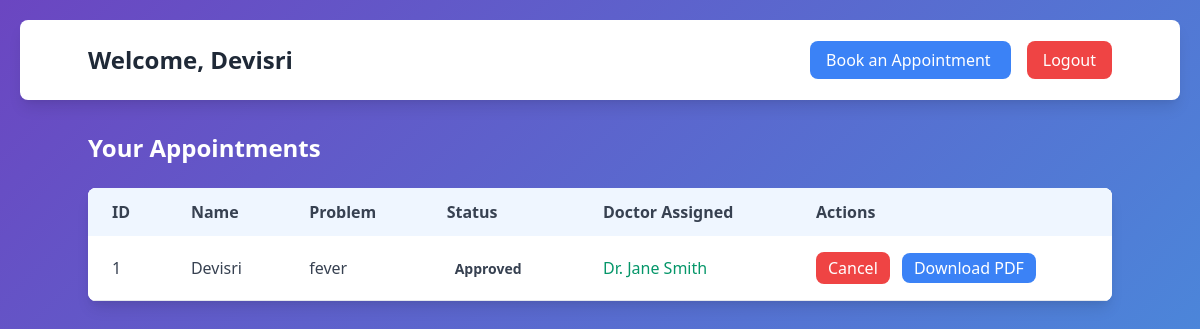
The page /dashboard (signed in) on the database its author committed.
### Appoinment/app.py (models this page shows)
class User(db.Model, UserMixin):
    id = db.Column(db.Integer, primary_key=True)
    name = db.Column(db.String(100))
    email = db.Column(db.String(100), unique=True)
    password = db.Column(db.String(100))
    age = db.Column(db.Integer)
    location = db.Column(db.String(100))

class Appointment(db.Model):
    id = db.Column(db.Integer, primary_key=True)
    user_id = db.Column(db.Integer, db.ForeignKey('user.id'))
    name = db.Column(db.String(100))
    age = db.Column(db.Integer)
    problem = db.Column(db.String(200))
    location = db.Column(db.String(100))
    history = db.Column(db.String(200))
    doctor_assigned = db.Column(db.String(100), default="Not Assigned")
    status = db.Column(db.String(50), default="Pending")
    date = db.Column(db.String(20), default=datetime.now().strftime("%Y-%m-%d"))

### Appoinment/app.py (the view)
@app.route('/dashboard')
@login_required
def dashboard():
    appointments = Appointment.query.filter_by(user_id=current_user.id).all()
    return render_template('dashboard.html', appointments=appointments)

### Appoinment/app.py (called while the page is built)
@login_manager.user_loader
def load_user(user_id):
    return User.query.get(int(user_id))

### Appoinment/templates/dashboard.html (shortened to what this page needs)
<!DOCTYPE html>
<html lang="en">
<head>
    <link href="https://cdn.jsdelivr.net/npm/tailwindcss@2.2.19/dist/tailwind.min.css" rel="stylesheet">
    <link rel="stylesheet" href="https://cdnjs.cloudflare.com/ajax/libs/animate.css/4.1.1/animate.min.css">
</head>
<body class="text-gray-800">
    <header class="bg-white p-6 rounded-lg shadow-lg mb-8 animate__animated animate__fadeIn">
        <div class="container mx-auto flex justify-between items-center">
            <h2 class="text-2xl font-bold">Welcome, {{ current_user.name }}</h2>
            <div class="space-x-4">
                <a href="/book" class="bg-blue-500 hover:bg-blue-600 text-white px-4 py-2 rounded-lg transition duration-300">
                    Book an Appointment
                </a>
                <a href="/logout" class="bg-red-500 hover:bg-red-600 text-white px-4 py-2 rounded-lg transition duration-300">
                    Logout
                </a>
            </div>
        </div>
    </header>
    <main class="container mx-auto">
        <h3 class="text-2xl font-bold text-white mb-6">Your Appointments</h3>
        <div class="overflow-x-auto bg-white rounded-lg shadow-lg">
            <table class="min-w-full bg-white">
                <thead class="bg-blue-50">
                    <tr>
                        <th class="py-3 px-6 text-left text-gray-700 font-bold">ID</th>
                        <th class="py-3 px-6 text-left text-gray-700 font-bold">Name</th>
                        <th class="py-3 px-6 text-left text-gray-700 font-bold">Problem</th>
                        <th class="py-3 px-6 text-left text-gray-700 font-bold">Status</th>
                        <th class="py-3 px-6 text-left text-gray-700 font-bold">Doctor Assigned</th>
                        <th class="py-3 px-6 text-left text-gray-700 font-bold">Actions</th>
                    </tr>
                </thead>
                <tbody>
                    {% for appointment in appointments %}
                    <tr class="appointment-row border-b border-gray-200 hover:bg-blue-50 transition duration-300">
                        <td class="py-4 px-6 text-gray-700">{{ appointment.id }}</td>
                        <td class="py-4 px-6 text-gray-700">{{ appointment.name }}</td>
                        <td class="py-4 px-6 text-gray-700">{{ appointment.problem }}</td>
                        <td class="py-4 px-6 text-gray-700">
                            <span class="px-2 py-1 rounded-full text-sm font-semibold
                                ">
                                {{ appointment.status }}
                            </span>
                        </td>
                        <td class="py-4 px-6 text-gray-700">
                            {% if appointment.doctor_assigned == "Not Assigned" %}
                            <span class="text-red-500">Not Assigned</span>
                            {% else %}
                            <span class="text-green-600">Dr. {{ appointment.doctor_assigned }}</span>
                            {% endif %}
                        </td>
                        <td class="py-4 px-6">
                            <form action="/cancel/{{ appointment.id }}" method="post" class="inline">
                                <button type="submit" onclick="return confirm('Are you sure you want to cancel this appointment?');"
                                    class="bg-red-500 hover:bg-red-600 text-white px-3 py-1 rounded-lg transition duration-300">
                                    Cancel
                                </button>
                            </form>
                            <a href="/generate_pdf/{{ appointment.id }}"
                                class="bg-blue-500 hover:bg-blue-600 text-white px-3 py-1 rounded-lg ml-2 transition duration-300">
                                Download PDF
                            </a>
                        </td>
                    </tr>
                    {% endfor %}
                </tbody>
            </table>
        </div>
    </main>
</body>
</html>

### Appoinment/templates/dashboard.html (style rules this page uses)
body { background: linear-gradient(135deg, #6b46c1, #4299e1); min-height: 100vh; padding: 20px; }

### rows shown on the page
User: name "Devisri"
Appointment: id "1", name "Devisri", problem "fever", status "Approved", doctor_assigned "Jane Smith"
